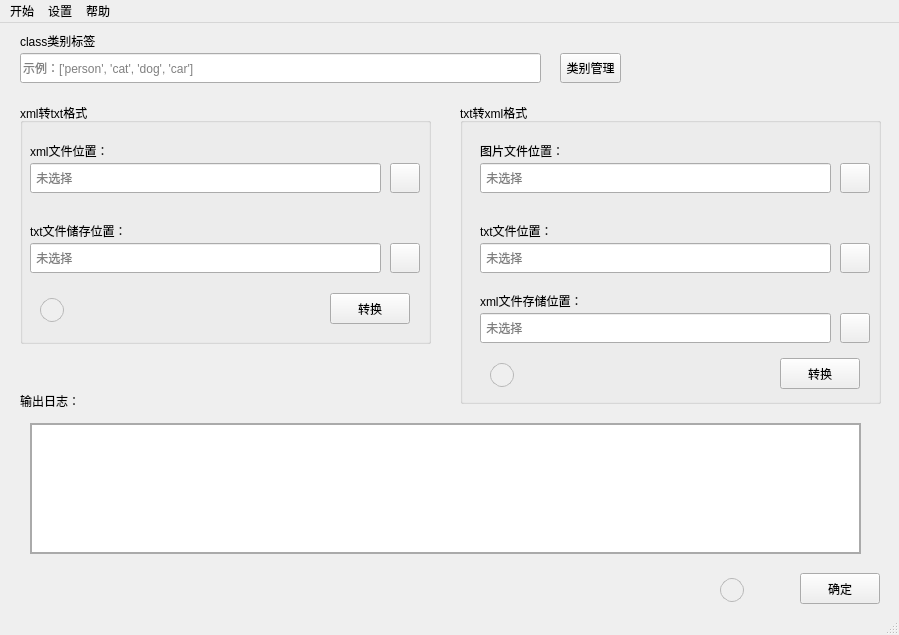
<?xml version="1.0" encoding="UTF-8"?>
<ui version="4.0">
 <class>MainWindow</class>
 <widget class="QMainWindow" name="MainWindow">
  <property name="geometry">
   <rect>
    <x>0</x>
    <y>0</y>
    <width>899</width>
    <height>635</height>
   </rect>
  </property>
  <property name="minimumSize">
   <size>
    <width>899</width>
    <height>635</height>
   </size>
  </property>
  <property name="windowTitle">
   <string>VOC-YOLO</string>
  </property>
  <property name="styleSheet">
   <string notr="true">/*            QWidget {
                background-color: white;
            }</string>
  </property>
  <widget class="QWidget" name="centralwidget">
   <widget class="QGroupBox" name="groupBox_2">
    <property name="geometry">
     <rect>
      <x>20</x>
      <y>80</y>
      <width>411</width>
      <height>241</height>
     </rect>
    </property>
    <property name="title">
     <string>xml转txt格式</string>
    </property>
    <widget class="QPushButton" name="pushButton_2">
     <property name="geometry">
      <rect>
       <x>370</x>
       <y>140</y>
       <width>30</width>
       <height>30</height>
      </rect>
     </property>
     <property name="text">
      <string/>
     </property>
     <property name="icon">
      <iconset theme="folder-open"/>
     </property>
    </widget>
    <widget class="QLineEdit" name="lineEdit_2">
     <property name="geometry">
      <rect>
       <x>10</x>
       <y>140</y>
       <width>351</width>
       <height>30</height>
      </rect>
     </property>
     <property name="placeholderText">
      <string> 未选择</string>
     </property>
    </widget>
    <widget class="QLineEdit" name="lineEdit_1">
     <property name="geometry">
      <rect>
       <x>10</x>
       <y>60</y>
       <width>351</width>
       <height>30</height>
      </rect>
     </property>
     <property name="placeholderText">
      <string> 未选择</string>
     </property>
    </widget>
    <widget class="QLabel" name="label_6">
     <property name="geometry">
      <rect>
       <x>10</x>
       <y>120</y>
       <width>131</width>
       <height>16</height>
      </rect>
     </property>
     <property name="text">
      <string>txt文件储存位置：</string>
     </property>
    </widget>
    <widget class="QPushButton" name="pushButton_1">
     <property name="geometry">
      <rect>
       <x>370</x>
       <y>60</y>
       <width>30</width>
       <height>30</height>
      </rect>
     </property>
     <property name="text">
      <string/>
     </property>
     <property name="icon">
      <iconset theme="folder-open"/>
     </property>
    </widget>
    <widget class="QLabel" name="label_5">
     <property name="geometry">
      <rect>
       <x>10</x>
       <y>40</y>
       <width>101</width>
       <height>16</height>
      </rect>
     </property>
     <property name="text">
      <string>xml文件位置：</string>
     </property>
    </widget>
    <widget class="QPushButton" name="pushButton_start_1">
     <property name="geometry">
      <rect>
       <x>310</x>
       <y>190</y>
       <width>80</width>
       <height>31</height>
      </rect>
     </property>
     <property name="text">
      <string>转换</string>
     </property>
    </widget>
    <widget class="QPushButton" name="pushButton_help_2">
     <property name="geometry">
      <rect>
       <x>20</x>
       <y>195</y>
       <width>24</width>
       <height>24</height>
      </rect>
     </property>
     <property name="styleSheet">
      <string notr="true">QPushButton {
    border: 1px solid palette(mid);
    border-radius: 12px;
    color: palette(button-text);
    background: palette(button);
}

QPushButton:pressed {
    background: #f3f3f3
}
</string>
     </property>
     <property name="text">
      <string/>
     </property>
     <property name="icon">
      <iconset theme="help-browser"/>
     </property>
    </widget>
   </widget>
   <widget class="QPushButton" name="pushButton_quit">
    <property name="geometry">
     <rect>
      <x>800</x>
      <y>550</y>
      <width>80</width>
      <height>31</height>
     </rect>
    </property>
    <property name="text">
     <string>确定</string>
    </property>
   </widget>
   <widget class="QPushButton" name="pushButton_help_1">
    <property name="geometry">
     <rect>
      <x>720</x>
      <y>555</y>
      <width>24</width>
      <height>24</height>
     </rect>
    </property>
    <property name="styleSheet">
     <string notr="true">QPushButton {
    border: 1px solid palette(mid);
    border-radius: 12px;
    color: palette(button-text);
    background: palette(button);
}

QPushButton:pressed {
    background: #f3f3f3
}
</string>
    </property>
    <property name="text">
     <string/>
    </property>
    <property name="icon">
     <iconset theme="help-browser"/>
    </property>
   </widget>
   <widget class="QLineEdit" name="lineEdit">
    <property name="geometry">
     <rect>
      <x>20</x>
      <y>30</y>
      <width>521</width>
      <height>30</height>
     </rect>
    </property>
    <property name="readOnly">
     <bool>true</bool>
    </property>
    <property name="placeholderText">
     <string>示例：['person', 'cat', 'dog', 'car']</string>
    </property>
   </widget>
   <widget class="QTextEdit" name="textEdit_2">
    <property name="geometry">
     <rect>
      <x>30</x>
      <y>400</y>
      <width>831</width>
      <height>131</height>
     </rect>
    </property>
    <property name="styleSheet">
     <string notr="true">
/*QTextEdit {
			color: gray
            }     */

QTextEdit {
                border: 2px solid #aaa;

                background-color: white;
                padding: 5px;

                box-shadow: 0px 4px 6px rgba(0, 0, 0, 0.1);
            }</string>
    </property>
    <property name="readOnly">
     <bool>true</bool>
    </property>
   </widget>
   <widget class="QLabel" name="label_4">
    <property name="geometry">
     <rect>
      <x>20</x>
      <y>370</y>
      <width>61</width>
      <height>16</height>
     </rect>
    </property>
    <property name="text">
     <string>输出日志：</string>
    </property>
   </widget>
   <widget class="QLabel" name="label_7">
    <property name="geometry">
     <rect>
      <x>20</x>
      <y>10</y>
      <width>91</width>
      <height>16</height>
     </rect>
    </property>
    <property name="text">
     <string>class类别标签</string>
    </property>
   </widget>
   <widget class="QPushButton" name="pushButton_class">
    <property name="geometry">
     <rect>
      <x>560</x>
      <y>30</y>
      <width>61</width>
      <height>30</height>
     </rect>
    </property>
    <property name="text">
     <string>类别管理</string>
    </property>
   </widget>
   <widget class="QGroupBox" name="groupBox_3">
    <property name="geometry">
     <rect>
      <x>460</x>
      <y>80</y>
      <width>421</width>
      <height>301</height>
     </rect>
    </property>
    <property name="title">
     <string>txt转xml格式</string>
    </property>
    <widget class="QLabel" name="label_13">
     <property name="geometry">
      <rect>
       <x>20</x>
       <y>190</y>
       <width>121</width>
       <height>16</height>
      </rect>
     </property>
     <property name="text">
      <string>xml文件存储位置：</string>
     </property>
    </widget>
    <widget class="QLineEdit" name="lineEdit_5">
     <property name="geometry">
      <rect>
       <x>20</x>
       <y>210</y>
       <width>351</width>
       <height>30</height>
      </rect>
     </property>
     <property name="placeholderText">
      <string> 未选择</string>
     </property>
    </widget>
    <widget class="QLabel" name="label_14">
     <property name="geometry">
      <rect>
       <x>20</x>
       <y>120</y>
       <width>101</width>
       <height>16</height>
      </rect>
     </property>
     <property name="text">
      <string>txt文件位置：</string>
     </property>
    </widget>
    <widget class="QLineEdit" name="lineEdit_4">
     <property name="geometry">
      <rect>
       <x>20</x>
       <y>140</y>
       <width>351</width>
       <height>30</height>
      </rect>
     </property>
     <property name="placeholderText">
      <string> 未选择</string>
     </property>
    </widget>
    <widget class="QPushButton" name="pushButton_4">
     <property name="geometry">
      <rect>
       <x>380</x>
       <y>140</y>
       <width>30</width>
       <height>30</height>
      </rect>
     </property>
     <property name="text">
      <string/>
     </property>
     <property name="icon">
      <iconset theme="folder-open"/>
     </property>
    </widget>
    <widget class="QPushButton" name="pushButton_5">
     <property name="geometry">
      <rect>
       <x>380</x>
       <y>210</y>
       <width>30</width>
       <height>30</height>
      </rect>
     </property>
     <property name="text">
      <string/>
     </property>
     <property name="icon">
      <iconset theme="folder-open"/>
     </property>
    </widget>
    <widget class="QLabel" name="label_16">
     <property name="geometry">
      <rect>
       <x>20</x>
       <y>40</y>
       <width>101</width>
       <height>16</height>
      </rect>
     </property>
     <property name="text">
      <string>图片文件位置：</string>
     </property>
    </widget>
    <widget class="QLineEdit" name="lineEdit_3">
     <property name="geometry">
      <rect>
       <x>20</x>
       <y>60</y>
       <width>351</width>
       <height>30</height>
      </rect>
     </property>
     <property name="placeholderText">
      <string> 未选择</string>
     </property>
    </widget>
    <widget class="QPushButton" name="pushButton_3">
     <property name="geometry">
      <rect>
       <x>380</x>
       <y>60</y>
       <width>30</width>
       <height>30</height>
      </rect>
     </property>
     <property name="text">
      <string/>
     </property>
     <property name="icon">
      <iconset theme="emblem-photos"/>
     </property>
    </widget>
    <widget class="QPushButton" name="pushButton_start_2">
     <property name="geometry">
      <rect>
       <x>320</x>
       <y>255</y>
       <width>80</width>
       <height>31</height>
      </rect>
     </property>
     <property name="text">
      <string>转换</string>
     </property>
    </widget>
    <widget class="QPushButton" name="pushButton_help_3">
     <property name="geometry">
      <rect>
       <x>30</x>
       <y>260</y>
       <width>24</width>
       <height>24</height>
      </rect>
     </property>
     <property name="styleSheet">
      <string notr="true">QPushButton {
    border: 1px solid palette(mid);
    border-radius: 12px;
    color: palette(button-text);
    background: palette(button);
}

QPushButton:pressed {
    background: #f3f3f3
}
</string>
     </property>
     <property name="text">
      <string/>
     </property>
     <property name="icon">
      <iconset theme="help-browser"/>
     </property>
    </widget>
   </widget>
  </widget>
  <widget class="QMenuBar" name="menubar">
   <property name="geometry">
    <rect>
     <x>0</x>
     <y>0</y>
     <width>899</width>
     <height>33</height>
    </rect>
   </property>
   <widget class="QMenu" name="menu">
    <property name="title">
     <string>开始</string>
    </property>
    <widget class="QMenu" name="menutxt_xml">
     <property name="title">
      <string>txt转xml</string>
     </property>
     <addaction name="actionp"/>
     <addaction name="actiontxt_3"/>
     <addaction name="actionxm_l"/>
    </widget>
    <widget class="QMenu" name="menuxml_txt">
     <property name="title">
      <string>xml转txt</string>
     </property>
     <addaction name="actionxml"/>
     <addaction name="actiontxt_2"/>
    </widget>
    <addaction name="actionclasses"/>
    <addaction name="menuxml_txt"/>
    <addaction name="menutxt_xml"/>
    <addaction name="actionquit"/>
   </widget>
   <widget class="QMenu" name="menu_2">
    <property name="title">
     <string>设置</string>
    </property>
   </widget>
   <widget class="QMenu" name="menu_3">
    <property name="title">
     <string>帮助</string>
    </property>
   </widget>
   <addaction name="menu"/>
   <addaction name="menu_2"/>
   <addaction name="menu_3"/>
  </widget>
  <widget class="QStatusBar" name="statusbar"/>
  <action name="actionclasses">
   <property name="text">
    <string>类别管理</string>
   </property>
  </action>
  <action name="actionxml">
   <property name="text">
    <string>xml文件位置</string>
   </property>
  </action>
  <action name="actiontxt_2">
   <property name="text">
    <string>txt文件存储位置</string>
   </property>
  </action>
  <action name="actionp">
   <property name="text">
    <string>图片文件位置</string>
   </property>
  </action>
  <action name="actiontxt_3">
   <property name="text">
    <string>txt文件位置</string>
   </property>
  </action>
  <action name="actionxm_l">
   <property name="text">
    <string>xml文件存储位置</string>
   </property>
  </action>
  <action name="actionquit">
   <property name="text">
    <string>退出</string>
   </property>
  </action>
 </widget>
 <resources/>
 <connections/>
</ui>
